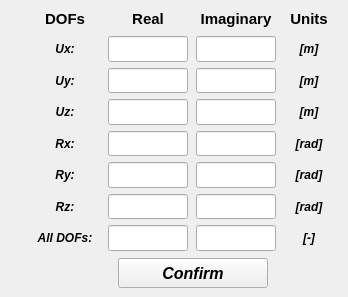
     <widget class="QWidget" name="tab_constant_values">
      <attribute name="title">
       <string>Constant values</string>
      </attribute>
      <widget class="QWidget" name="gridLayoutWidget">
       <property name="geometry">
        <rect>
         <x>28</x>
         <y>8</y>
         <width>311</width>
         <height>243</height>
        </rect>
       </property>
       <layout class="QGridLayout" name="gridLayout">
        <item row="0" column="3">
         <layout class="QVBoxLayout" name="verticalLayout_8">
          <item>
           <widget class="QLabel" name="label_5">
            <property name="minimumSize">
             <size>
              <width>50</width>
              <height>22</height>
             </size>
            </property>
            <property name="maximumSize">
             <size>
              <width>50</width>
              <height>22</height>
             </size>
            </property>
            <property name="font">
             <font>
              <family>Arial</family>
              <pointsize>11</pointsize>
              <weight>75</weight>
              <italic>false</italic>
              <bold>true</bold>
             </font>
            </property>
            <property name="text">
             <string>Units</string>
            </property>
            <property name="alignment">
             <set>Qt::AlignCenter</set>
            </property>
           </widget>
          </item>
          <item>
           <widget class="QLabel" name="label_13">
            <property name="minimumSize">
             <size>
              <width>50</width>
              <height>0</height>
             </size>
            </property>
            <property name="maximumSize">
             <size>
              <width>50</width>
              <height>16777215</height>
             </size>
            </property>
            <property name="font">
             <font>
              <family>Arial</family>
              <weight>75</weight>
              <italic>true</italic>
              <bold>true</bold>
             </font>
            </property>
            <property name="text">
             <string>[m]</string>
            </property>
            <property name="alignment">
             <set>Qt::AlignCenter</set>
            </property>
           </widget>
          </item>
          <item>
           <widget class="QLabel" name="label_14">
            <property name="minimumSize">
             <size>
              <width>50</width>
              <height>0</height>
             </size>
            </property>
            <property name="maximumSize">
             <size>
              <width>50</width>
              <height>16777215</height>
             </size>
            </property>
            <property name="font">
             <font>
              <family>Arial</family>
              <weight>75</weight>
              <italic>true</italic>
              <bold>true</bold>
             </font>
            </property>
            <property name="text">
             <string>[m]</string>
            </property>
            <property name="alignment">
             <set>Qt::AlignCenter</set>
            </property>
           </widget>
          </item>
          <item>
           <widget class="QLabel" name="label_15">
            <property name="minimumSize">
             <size>
              <width>50</width>
              <height>0</height>
             </size>
            </property>
            <property name="maximumSize">
             <size>
              <width>50</width>
              <height>16777215</height>
             </size>
            </property>
            <property name="font">
             <font>
              <family>Arial</family>
              <weight>75</weight>
              <italic>true</italic>
              <bold>true</bold>
             </font>
            </property>
            <property name="text">
             <string>[m]</string>
            </property>
            <property name="alignment">
             <set>Qt::AlignCenter</set>
            </property>
           </widget>
          </item>
          <item>
           <widget class="QLabel" name="label_16">
            <property name="minimumSize">
             <size>
              <width>50</width>
              <height>0</height>
             </size>
            </property>
            <property name="maximumSize">
             <size>
              <width>50</width>
              <height>16777215</height>
             </size>
            </property>
            <property name="font">
             <font>
              <family>Arial</family>
              <weight>75</weight>
              <italic>true</italic>
              <bold>true</bold>
             </font>
            </property>
            <property name="text">
             <string>[rad]</string>
            </property>
            <property name="alignment">
             <set>Qt::AlignCenter</set>
            </property>
           </widget>
          </item>
          <item>
           <widget class="QLabel" name="label_17">
            <property name="minimumSize">
             <size>
              <width>50</width>
              <height>0</height>
             </size>
            </property>
            <property name="maximumSize">
             <size>
              <width>50</width>
              <height>16777215</height>
             </size>
            </property>
            <property name="font">
             <font>
              <family>Arial</family>
              <weight>75</weight>
              <italic>true</italic>
              <bold>true</bold>
             </font>
            </property>
            <property name="text">
             <string>[rad]</string>
            </property>
            <property name="alignment">
             <set>Qt::AlignCenter</set>
            </property>
           </widget>
          </item>
          <item>
           <widget class="QLabel" name="label_12">
            <property name="minimumSize">
             <size>
              <width>50</width>
              <height>0</height>
             </size>
            </property>
            <property name="maximumSize">
             <size>
              <width>50</width>
              <height>16777215</height>
             </size>
            </property>
            <property name="font">
             <font>
              <family>Arial</family>
              <weight>75</weight>
              <italic>true</italic>
              <bold>true</bold>
             </font>
            </property>
            <property name="text">
             <string>[rad]</string>
            </property>
            <property name="alignment">
             <set>Qt::AlignCenter</set>
            </property>
           </widget>
          </item>
          <item>
           <widget class="QLabel" name="label_21">
            <property name="minimumSize">
             <size>
              <width>50</width>
              <height>0</height>
             </size>
            </property>
            <property name="maximumSize">
             <size>
              <width>50</width>
              <height>16777215</height>
             </size>
            </property>
            <property name="font">
             <font>
              <family>Arial</family>
              <weight>75</weight>
              <italic>true</italic>
              <bold>true</bold>
             </font>
            </property>
            <property name="text">
             <string>[-]</string>
            </property>
            <property name="alignment">
             <set>Qt::AlignCenter</set>
            </property>
           </widget>
          </item>
         </layout>
        </item>
        <item row="0" column="0">
         <layout class="QVBoxLayout" name="verticalLayout_6">
          <item alignment="Qt::AlignHCenter">
           <widget class="QLabel" name="label_3">
            <property name="minimumSize">
             <size>
              <width>70</width>
              <height>22</height>
             </size>
            </property>
            <property name="maximumSize">
             <size>
              <width>70</width>
              <height>22</height>
             </size>
            </property>
            <property name="font">
             <font>
              <family>Arial</family>
              <pointsize>11</pointsize>
              <weight>75</weight>
              <italic>false</italic>
              <bold>true</bold>
             </font>
            </property>
            <property name="text">
             <string>DOFs</string>
            </property>
            <property name="alignment">
             <set>Qt::AlignCenter</set>
            </property>
           </widget>
          </item>
          <item>
           <widget class="QLabel" name="label_6">
            <property name="minimumSize">
             <size>
              <width>70</width>
              <height>0</height>
             </size>
            </property>
            <property name="maximumSize">
             <size>
              <width>70</width>
              <height>16777215</height>
             </size>
            </property>
            <property name="font">
             <font>
              <family>Arial</family>
              <weight>75</weight>
              <italic>true</italic>
              <bold>true</bold>
             </font>
            </property>
            <property name="text">
             <string>Ux:</string>
            </property>
            <property name="alignment">
             <set>Qt::AlignCenter</set>
            </property>
           </widget>
          </item>
          <item>
           <widget class="QLabel" name="label_7">
            <property name="minimumSize">
             <size>
              <width>70</width>
              <height>0</height>
             </size>
            </property>
            <property name="maximumSize">
             <size>
              <width>70</width>
              <height>16777215</height>
             </size>
            </property>
            <property name="font">
             <font>
              <family>Arial</family>
              <weight>75</weight>
              <italic>true</italic>
              <bold>true</bold>
             </font>
            </property>
            <property name="text">
             <string>Uy:</string>
            </property>
            <property name="alignment">
             <set>Qt::AlignCenter</set>
            </property>
           </widget>
          </item>
          <item>
           <widget class="QLabel" name="label_8">
            <property name="minimumSize">
             <size>
              <width>70</width>
              <height>0</height>
             </size>
            </property>
            <property name="maximumSize">
             <size>
              <width>70</width>
              <height>16777215</height>
             </size>
            </property>
            <property name="font">
             <font>
              <family>Arial</family>
              <weight>75</weight>
              <italic>true</italic>
              <bold>true</bold>
             </font>
            </property>
            <property name="text">
             <string>Uz:</string>
            </property>
            <property name="alignment">
             <set>Qt::AlignCenter</set>
            </property>
           </widget>
          </item>
          <item>
           <widget class="QLabel" name="label_10">
            <property name="minimumSize">
             <size>
              <width>70</width>
              <height>0</height>
             </size>
            </property>
            <property name="maximumSize">
             <size>
              <width>70</width>
              <height>16777215</height>
             </size>
            </property>
            <property name="font">
             <font>
              <family>Arial</family>
              <weight>75</weight>
              <italic>true</italic>
              <bold>true</bold>
             </font>
            </property>
            <property name="text">
             <string>Rx:</string>
            </property>
            <property name="alignment">
             <set>Qt::AlignCenter</set>
            </property>
           </widget>
          </item>
          <item>
           <widget class="QLabel" name="label_11">
            <property name="minimumSize">
             <size>
              <width>70</width>
              <height>0</height>
             </size>
            </property>
            <property name="maximumSize">
             <size>
              <width>70</width>
              <height>16777215</height>
             </size>
            </property>
            <property name="font">
             <font>
              <family>Arial</family>
              <weight>75</weight>
              <italic>true</italic>
              <bold>true</bold>
             </font>
            </property>
            <property name="text">
             <string>Ry:</string>
            </property>
            <property name="alignment">
             <set>Qt::AlignCenter</set>
            </property>
           </widget>
          </item>
          <item>
           <widget class="QLabel" name="label_9">
            <property name="minimumSize">
             <size>
              <width>70</width>
              <height>0</height>
             </size>
            </property>
            <property name="maximumSize">
             <size>
              <width>70</width>
              <height>16777215</height>
             </size>
            </property>
            <property name="font">
             <font>
              <family>Arial</family>
              <weight>75</weight>
              <italic>true</italic>
              <bold>true</bold>
             </font>
            </property>
            <property name="text">
             <string>Rz:</string>
            </property>
            <property name="alignment">
             <set>Qt::AlignCenter</set>
            </property>
           </widget>
          </item>
          <item>
           <widget class="QLabel" name="label_18">
            <property name="minimumSize">
             <size>
              <width>70</width>
              <height>0</height>
             </size>
            </property>
            <property name="maximumSize">
             <size>
              <width>70</width>
              <height>16777215</height>
             </size>
            </property>
            <property name="font">
             <font>
              <family>Arial</family>
              <weight>75</weight>
              <italic>true</italic>
              <bold>true</bold>
             </font>
            </property>
            <property name="text">
             <string>All DOFs:</string>
            </property>
            <property name="alignment">
             <set>Qt::AlignCenter</set>
            </property>
           </widget>
          </item>
         </layout>
        </item>
        <item row="0" column="1">
         <layout class="QVBoxLayout" name="verticalLayout_7">
          <item>
           <widget class="QLabel" name="label_4">
            <property name="minimumSize">
             <size>
              <width>80</width>
              <height>22</height>
             </size>
            </property>
            <property name="maximumSize">
             <size>
              <width>80</width>
              <height>22</height>
             </size>
            </property>
            <property name="font">
             <font>
              <family>Arial</family>
              <pointsize>11</pointsize>
              <weight>75</weight>
              <italic>false</italic>
              <bold>true</bold>
             </font>
            </property>
            <property name="text">
             <string>Real</string>
            </property>
            <property name="alignment">
             <set>Qt::AlignCenter</set>
            </property>
           </widget>
          </item>
          <item>
           <widget class="QLineEdit" name="lineEdit_real_ux">
            <property name="minimumSize">
             <size>
              <width>80</width>
              <height>0</height>
             </size>
            </property>
            <property name="maximumSize">
             <size>
              <width>80</width>
              <height>16777215</height>
             </size>
            </property>
            <property name="font">
             <font>
              <family>Arial</family>
              <pointsize>11</pointsize>
              <weight>75</weight>
              <italic>true</italic>
              <bold>true</bold>
             </font>
            </property>
            <property name="styleSheet">
             <string notr="true">color: rgb(255, 0, 0);</string>
            </property>
            <property name="text">
             <string/>
            </property>
            <property name="alignment">
             <set>Qt::AlignCenter</set>
            </property>
           </widget>
          </item>
          <item>
           <widget class="QLineEdit" name="lineEdit_real_uy">
            <property name="minimumSize">
             <size>
              <width>80</width>
              <height>0</height>
             </size>
            </property>
            <property name="maximumSize">
             <size>
              <width>80</width>
              <height>16777215</height>
             </size>
            </property>
            <property name="font">
             <font>
              <family>Arial</family>
              <pointsize>11</pointsize>
              <weight>75</weight>
              <italic>true</italic>
              <bold>true</bold>
             </font>
            </property>
            <property name="styleSheet">
             <string notr="true">color: rgb(255, 0, 0);</string>
            </property>
            <property name="alignment">
             <set>Qt::AlignCenter</set>
            </property>
           </widget>
          </item>
          <item>
           <widget class="QLineEdit" name="lineEdit_real_uz">
            <property name="minimumSize">
             <size>
              <width>80</width>
              <height>0</height>
             </size>
            </property>
            <property name="maximumSize">
             <size>
              <width>80</width>
              <height>16777215</height>
             </size>
            </property>
            <property name="font">
             <font>
              <family>Arial</family>
              <pointsize>11</pointsize>
              <weight>75</weight>
              <italic>true</italic>
              <bold>true</bold>
             </font>
            </property>
            <property name="styleSheet">
             <string notr="true">color: rgb(255, 0, 0);</string>
            </property>
            <property name="alignment">
             <set>Qt::AlignCenter</set>
            </property>
           </widget>
          </item>
          <item>
           <widget class="QLineEdit" name="lineEdit_real_rx">
            <property name="minimumSize">
             <size>
              <width>80</width>
              <height>0</height>
             </size>
            </property>
            <property name="maximumSize">
             <size>
              <width>80</width>
              <height>16777215</height>
             </size>
            </property>
            <property name="font">
             <font>
              <family>Arial</family>
              <pointsize>11</pointsize>
              <weight>75</weight>
              <italic>true</italic>
              <bold>true</bold>
             </font>
            </property>
            <property name="styleSheet">
             <string notr="true">color: rgb(255, 0, 0);</string>
            </property>
            <property name="alignment">
             <set>Qt::AlignCenter</set>
            </property>
           </widget>
          </item>
          <item>
           <widget class="QLineEdit" name="lineEdit_real_ry">
            <property name="minimumSize">
             <size>
              <width>80</width>
              <height>0</height>
             </size>
            </property>
            <property name="maximumSize">
             <size>
              <width>80</width>
              <height>16777215</height>
             </size>
            </property>
            <property name="font">
             <font>
              <family>Arial</family>
              <pointsize>11</pointsize>
              <weight>75</weight>
              <italic>true</italic>
              <bold>true</bold>
             </font>
            </property>
            <property name="styleSheet">
             <string notr="true">color: rgb(255, 0, 0);</string>
            </property>
            <property name="alignment">
             <set>Qt::AlignCenter</set>
            </property>
           </widget>
          </item>
          <item>
           <widget class="QLineEdit" name="lineEdit_real_rz">
            <property name="minimumSize">
             <size>
              <width>80</width>
              <height>0</height>
             </size>
            </property>
            <property name="maximumSize">
             <size>
              <width>80</width>
              <height>16777215</height>
             </size>
            </property>
            <property name="font">
             <font>
              <family>Arial</family>
              <pointsize>11</pointsize>
              <weight>75</weight>
              <italic>true</italic>
              <bold>true</bold>
             </font>
            </property>
            <property name="styleSheet">
             <string notr="true">color: rgb(255, 0, 0);</string>
            </property>
            <property name="alignment">
             <set>Qt::AlignCenter</set>
            </property>
           </widget>
          </item>
          <item>
           <widget class="QLineEdit" name="lineEdit_real_alldofs">
            <property name="minimumSize">
             <size>
              <width>80</width>
              <height>0</height>
             </size>
            </property>
            <property name="maximumSize">
             <size>
              <width>80</width>
              <height>16777215</height>
             </size>
            </property>
            <property name="font">
             <font>
              <family>Arial</family>
              <pointsize>11</pointsize>
              <weight>75</weight>
              <italic>true</italic>
              <bold>true</bold>
             </font>
            </property>
            <property name="styleSheet">
             <string notr="true">color: rgb(255, 0, 0);</string>
            </property>
            <property name="alignment">
             <set>Qt::AlignCenter</set>
            </property>
           </widget>
          </item>
         </layout>
        </item>
        <item row="0" column="2">
         <layout class="QVBoxLayout" name="verticalLayout_14">
          <item>
           <widget class="QLabel" name="label_20">
            <property name="minimumSize">
             <size>
              <width>80</width>
              <height>22</height>
             </size>
            </property>
            <property name="maximumSize">
             <size>
              <width>80</width>
              <height>22</height>
             </size>
            </property>
            <property name="font">
             <font>
              <family>Arial</family>
              <pointsize>11</pointsize>
              <weight>75</weight>
              <italic>false</italic>
              <bold>true</bold>
             </font>
            </property>
            <property name="text">
             <string>Imaginary</string>
            </property>
            <property name="alignment">
             <set>Qt::AlignCenter</set>
            </property>
           </widget>
          </item>
          <item>
           <widget class="QLineEdit" name="lineEdit_imag_ux">
            <property name="minimumSize">
             <size>
              <width>80</width>
              <height>0</height>
             </size>
            </property>
            <property name="maximumSize">
             <size>
              <width>80</width>
              <height>16777215</height>
             </size>
            </property>
            <property name="font">
             <font>
              <family>Arial</family>
              <pointsize>11</pointsize>
              <weight>75</weight>
              <italic>true</italic>
              <bold>true</bold>
             </font>
            </property>
            <property name="styleSheet">
             <string notr="true">color: rgb(255, 0, 0);</string>
            </property>
            <property name="alignment">
             <set>Qt::AlignCenter</set>
            </property>
           </widget>
          </item>
          <item>
           <widget class="QLineEdit" name="lineEdit_imag_uy">
            <property name="minimumSize">
             <size>
              <width>80</width>
              <height>0</height>
             </size>
            </property>
            <property name="maximumSize">
             <size>
              <width>80</width>
              <height>16777215</height>
             </size>
            </property>
            <property name="font">
             <font>
              <family>Arial</family>
              <pointsize>11</pointsize>
              <weight>75</weight>
              <italic>true</italic>
              <bold>true</bold>
             </font>
            </property>
            <property name="styleSheet">
             <string notr="true">color: rgb(255, 0, 0);</string>
            </property>
            <property name="alignment">
             <set>Qt::AlignCenter</set>
            </property>
           </widget>
          </item>
          <item>
           <widget class="QLineEdit" name="lineEdit_imag_uz">
            <property name="minimumSize">
             <size>
              <width>80</width>
              <height>0</height>
             </size>
            </property>
            <property name="maximumSize">
             <size>
              <width>80</width>
              <height>16777215</height>
             </size>
            </property>
            <property name="font">
             <font>
              <family>Arial</family>
              <pointsize>11</pointsize>
              <weight>75</weight>
              <italic>true</italic>
              <bold>true</bold>
             </font>
            </property>
            <property name="styleSheet">
             <string notr="true">color: rgb(255, 0, 0);</string>
            </property>
            <property name="alignment">
             <set>Qt::AlignCenter</set>
            </property>
           </widget>
          </item>
          <item>
           <widget class="QLineEdit" name="lineEdit_imag_rx">
            <property name="minimumSize">
             <size>
              <width>80</width>
              <height>0</height>
             </size>
            </property>
            <property name="maximumSize">
             <size>
              <width>80</width>
              <height>16777215</height>
             </size>
            </property>
            <property name="font">
             <font>
              <family>Arial</family>
              <pointsize>11</pointsize>
              <weight>75</weight>
              <italic>true</italic>
              <bold>true</bold>
             </font>
            </property>
            <property name="styleSheet">
             <string notr="true">color: rgb(255, 0, 0);</string>
            </property>
            <property name="alignment">
             <set>Qt::AlignCenter</set>
            </property>
           </widget>
          </item>
          <item>
           <widget class="QLineEdit" name="lineEdit_imag_ry">
            <property name="minimumSize">
             <size>
              <width>80</width>
              <height>0</height>
             </size>
            </property>
            <property name="maximumSize">
             <size>
              <width>80</width>
              <height>16777215</height>
             </size>
            </property>
            <property name="font">
             <font>
              <family>Arial</family>
              <pointsize>11</pointsize>
              <weight>75</weight>
              <italic>true</italic>
              <bold>true</bold>
             </font>
            </property>
            <property name="styleSheet">
             <string notr="true">color: rgb(255, 0, 0);</string>
            </property>
            <property name="alignment">
             <set>Qt::AlignCenter</set>
            </property>
           </widget>
          </item>
          <item>
           <widget class="QLineEdit" name="lineEdit_imag_rz">
            <property name="minimumSize">
             <size>
              <width>80</width>
              <height>0</height>
             </size>
            </property>
            <property name="maximumSize">
             <size>
              <width>80</width>
              <height>16777215</height>
             </size>
            </property>
            <property name="font">
             <font>
              <family>Arial</family>
              <pointsize>11</pointsize>
              <weight>75</weight>
              <italic>true</italic>
              <bold>true</bold>
             </font>
            </property>
            <property name="styleSheet">
             <string notr="true">color: rgb(255, 0, 0);</string>
            </property>
            <property name="alignment">
             <set>Qt::AlignCenter</set>
            </property>
           </widget>
          </item>
          <item>
           <widget class="QLineEdit" name="lineEdit_imag_alldofs">
            <property name="minimumSize">
             <size>
              <width>80</width>
              <height>0</height>
             </size>
            </property>
            <property name="maximumSize">
             <size>
              <width>80</width>
              <height>16777215</height>
             </size>
            </property>
            <property name="font">
             <font>
              <family>Arial</family>
              <pointsize>11</pointsize>
              <weight>75</weight>
              <italic>true</italic>
              <bold>true</bold>
             </font>
            </property>
            <property name="styleSheet">
             <string notr="true">color: rgb(255, 0, 0);</string>
            </property>
            <property name="alignment">
             <set>Qt::AlignCenter</set>
            </property>
           </widget>
          </item>
         </layout>
        </item>
       </layout>
      </widget>
      <widget class="QPushButton" name="pushButton_constant_value_confirm">
       <property name="geometry">
        <rect>
         <x>118</x>
         <y>258</y>
         <width>150</width>
         <height>30</height>
        </rect>
       </property>
       <property name="font">
        <font>
         <family>Arial</family>
         <pointsize>12</pointsize>
         <weight>75</weight>
         <italic>true</italic>
         <bold>true</bold>
        </font>
       </property>
       <property name="text">
        <string>Confirm</string>
       </property>
      </widget>
     </widget>
